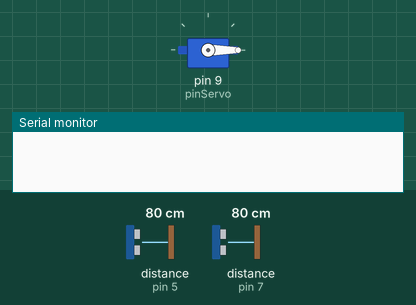
Simulated run of this sketch. Board: Arduino Uno, built with avr-gcc and run on an emulated ATmega328P. Parts: servo, the last lines printed to the serial monitor. Wiring (inferred from the names in the program): 2 × ultrasonic range finder: trigger pin 4, echo pin 5 / trigger pin 6, echo pin 7. The inputs (shaded band) are chosen by the test bench; at power-on: distance to the obstacle (sensors on pin 7, pin 5) 80 cm. The echo pulse lasts 58.3 µs per cm.

Above: at 0.15 s.
At 4.2 s:
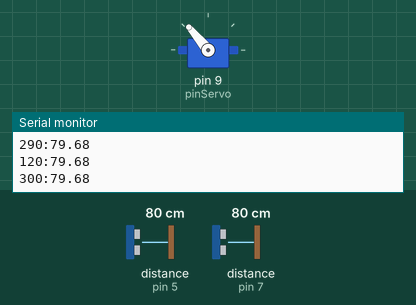
4.5 s: distance to the obstacle (sensor on pin 7) set to 120 cm
At 4.83 s:
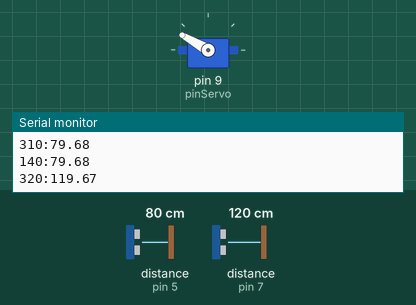
Timing chart, 0 to 13.5 s (numbered marks = the images above; inputs shaded):
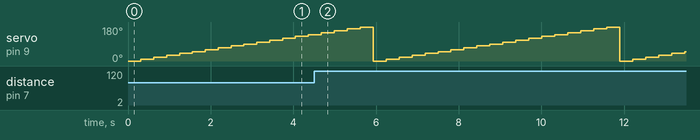

Measured:
- by itself, servo on pin 9 (pinServo): ramps from 0° to 180° and jumps back, once every 6.0 s

The sketch:

test_radar.ino
```cpp
// Test unitario del radar (Grupo 6 - V2): dos HC-SR04 espalda con espalda
// sobre el servo. El sensor 1 cubre 0-180º y el sensor 2 (mira al revés)
// cubre 180-360º. Escribe "angulo:distancia" en el Monitor Serie a 9600.

#include <Servo.h>

const int trig1 = 4;   // sensor 1
const int echo1 = 5;
const int trig2 = 6;   // sensor 2 (montado al revés)
const int echo2 = 7;
const int pinServo = 9;        // el mismo pin que en el satélite
Servo miServo;

void setup() {
   Serial.begin(9600);
   pinMode(trig1, OUTPUT);
   pinMode(echo1, INPUT);
   pinMode(trig2, OUTPUT);
   pinMode(echo2, INPUT);
   miServo.attach(pinServo);
}

// medirDistancia: hace una medida con un sensor HC-SR04
//   Parámetros: trig, echo -> pines del sensor
//   Devuelve:   distancia en cm, o 0 si no llega eco
float medirDistancia(int trig, int echo) {
   digitalWrite(trig, LOW);
   delayMicroseconds(2);
   digitalWrite(trig, HIGH);
   delayMicroseconds(10);
   digitalWrite(trig, LOW);
   long duracion = pulseIn(echo, HIGH, 30000);
   return duracion * 0.0343 / 2;
}

void loop() {
   for (int angulo = 0; angulo <= 180; angulo = angulo + 10) {
      miServo.write(angulo);
      delay(300);                                // espera a que el servo llegue

      Serial.print(angulo);                      // sensor 1: su ángulo es el del servo
      Serial.print(":");
      Serial.println(medirDistancia(trig1, echo1));

      Serial.print(angulo + 180);                // sensor 2: mira al revés -> +180
      Serial.print(":");
      Serial.println(medirDistancia(trig2, echo2));
   }
}
```
